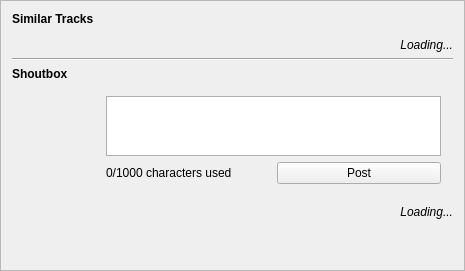
           <widget class="QFrame" name="frame_12">
            <property name="minimumSize">
             <size>
              <width>465</width>
              <height>0</height>
             </size>
            </property>
            <property name="maximumSize">
             <size>
              <width>465</width>
              <height>16777215</height>
             </size>
            </property>
            <property name="frameShape">
             <enum>QFrame::StyledPanel</enum>
            </property>
            <property name="frameShadow">
             <enum>QFrame::Raised</enum>
            </property>
            <layout class="QVBoxLayout" name="verticalLayout_8">
             <item>
              <widget class="QLabel" name="label_2">
               <property name="text">
                <string>&lt;B&gt;Similar Tracks</string>
               </property>
              </widget>
             </item>
             <item>
              <widget class="QWidget" name="widget_similar" native="true">
               <zorder></zorder>
              </widget>
             </item>
             <item>
              <widget class="QLabel" name="label_moreTracks">
               <property name="text">
                <string>&lt;p align=&quot;right&quot;&gt;&lt;I&gt;Loading...</string>
               </property>
              </widget>
             </item>
             <item>
              <widget class="Line" name="line">
               <property name="orientation">
                <enum>Qt::Horizontal</enum>
               </property>
              </widget>
             </item>
             <item>
              <widget class="QLabel" name="label_11">
               <property name="sizePolicy">
                <sizepolicy hsizetype="Preferred" vsizetype="Maximum">
                 <horstretch>0</horstretch>
                 <verstretch>0</verstretch>
                </sizepolicy>
               </property>
               <property name="text">
                <string>&lt;B&gt;Shoutbox</string>
               </property>
               <property name="alignment">
                <set>Qt::AlignLeading|Qt::AlignLeft|Qt::AlignTop</set>
               </property>
              </widget>
             </item>
             <item>
              <widget class="QWidget" name="widget_8" native="true">
               <property name="sizePolicy">
                <sizepolicy hsizetype="Preferred" vsizetype="Maximum">
                 <horstretch>0</horstretch>
                 <verstretch>0</verstretch>
                </sizepolicy>
               </property>
               <layout class="QGridLayout" name="gridLayout_12">
                <property name="leftMargin">
                 <number>18</number>
                </property>
                <property name="rightMargin">
                 <number>12</number>
                </property>
                <item row="0" column="0" rowspan="2">
                 <widget class="HPixmapView" name="label_you" native="true">
                  <property name="minimumSize">
                   <size>
                    <width>70</width>
                    <height>0</height>
                   </size>
                  </property>
                  <property name="maximumSize">
                   <size>
                    <width>70</width>
                    <height>16777215</height>
                   </size>
                  </property>
                 </widget>
                </item>
                <item row="0" column="1">
                 <widget class="QTextEdit" name="textEdit_shout">
                  <property name="sizePolicy">
                   <sizepolicy hsizetype="Preferred" vsizetype="Expanding">
                    <horstretch>0</horstretch>
                    <verstretch>0</verstretch>
                   </sizepolicy>
                  </property>
                  <property name="maximumSize">
                   <size>
                    <width>16777215</width>
                    <height>60</height>
                   </size>
                  </property>
                  <property name="palette">
                   <palette>
                    <active>
                     <colorrole role="WindowText">
                      <brush brushstyle="SolidPattern">
                       <color alpha="255">
                        <red>0</red>
                        <green>0</green>
                        <blue>0</blue>
                       </color>
                      </brush>
                     </colorrole>
                     <colorrole role="Button">
                      <brush brushstyle="SolidPattern">
                       <color alpha="255">
                        <red>227</red>
                        <green>227</green>
                        <blue>227</blue>
                       </color>
                      </brush>
                     </colorrole>
                     <colorrole role="Light">
                      <brush brushstyle="SolidPattern">
                       <color alpha="255">
                        <red>255</red>
                        <green>255</green>
                        <blue>255</blue>
                       </color>
                      </brush>
                     </colorrole>
                     <colorrole role="Midlight">
                      <brush brushstyle="SolidPattern">
                       <color alpha="255">
                        <red>241</red>
                        <green>241</green>
                        <blue>241</blue>
                       </color>
                      </brush>
                     </colorrole>
                     <colorrole role="Dark">
                      <brush brushstyle="SolidPattern">
                       <color alpha="255">
                        <red>113</red>
                        <green>113</green>
                        <blue>113</blue>
                       </color>
                      </brush>
                     </colorrole>
                     <colorrole role="Mid">
                      <brush brushstyle="SolidPattern">
                       <color alpha="255">
                        <red>151</red>
                        <green>151</green>
                        <blue>151</blue>
                       </color>
                      </brush>
                     </colorrole>
                     <colorrole role="Text">
                      <brush brushstyle="SolidPattern">
                       <color alpha="255">
                        <red>0</red>
                        <green>0</green>
                        <blue>0</blue>
                       </color>
                      </brush>
                     </colorrole>
                     <colorrole role="BrightText">
                      <brush brushstyle="SolidPattern">
                       <color alpha="255">
                        <red>255</red>
                        <green>255</green>
                        <blue>255</blue>
                       </color>
                      </brush>
                     </colorrole>
                     <colorrole role="ButtonText">
                      <brush brushstyle="SolidPattern">
                       <color alpha="255">
                        <red>0</red>
                        <green>0</green>
                        <blue>0</blue>
                       </color>
                      </brush>
                     </colorrole>
                     <colorrole role="Base">
                      <brush brushstyle="SolidPattern">
                       <color alpha="255">
                        <red>255</red>
                        <green>255</green>
                        <blue>255</blue>
                       </color>
                      </brush>
                     </colorrole>
                     <colorrole role="Window">
                      <brush brushstyle="SolidPattern">
                       <color alpha="255">
                        <red>227</red>
                        <green>227</green>
                        <blue>227</blue>
                       </color>
                      </brush>
                     </colorrole>
                     <colorrole role="Shadow">
                      <brush brushstyle="SolidPattern">
                       <color alpha="255">
                        <red>0</red>
                        <green>0</green>
                        <blue>0</blue>
                       </color>
                      </brush>
                     </colorrole>
                     <colorrole role="AlternateBase">
                      <brush brushstyle="SolidPattern">
                       <color alpha="255">
                        <red>241</red>
                        <green>241</green>
                        <blue>241</blue>
                       </color>
                      </brush>
                     </colorrole>
                     <colorrole role="ToolTipBase">
                      <brush brushstyle="SolidPattern">
                       <color alpha="255">
                        <red>255</red>
                        <green>255</green>
                        <blue>220</blue>
                       </color>
                      </brush>
                     </colorrole>
                     <colorrole role="ToolTipText">
                      <brush brushstyle="SolidPattern">
                       <color alpha="255">
                        <red>0</red>
                        <green>0</green>
                        <blue>0</blue>
                       </color>
                      </brush>
                     </colorrole>
                    </active>
                    <inactive>
                     <colorrole role="WindowText">
                      <brush brushstyle="SolidPattern">
                       <color alpha="255">
                        <red>0</red>
                        <green>0</green>
                        <blue>0</blue>
                       </color>
                      </brush>
                     </colorrole>
                     <colorrole role="Button">
                      <brush brushstyle="SolidPattern">
                       <color alpha="255">
                        <red>227</red>
                        <green>227</green>
                        <blue>227</blue>
                       </color>
                      </brush>
                     </colorrole>
                     <colorrole role="Light">
                      <brush brushstyle="SolidPattern">
                       <color alpha="255">
                        <red>255</red>
                        <green>255</green>
                        <blue>255</blue>
                       </color>
                      </brush>
                     </colorrole>
                     <colorrole role="Midlight">
                      <brush brushstyle="SolidPattern">
                       <color alpha="255">
                        <red>241</red>
                        <green>241</green>
                        <blue>241</blue>
                       </color>
                      </brush>
                     </colorrole>
                     <colorrole role="Dark">
                      <brush brushstyle="SolidPattern">
                       <color alpha="255">
                        <red>113</red>
                        <green>113</green>
                        <blue>113</blue>
                       </color>
                      </brush>
                     </colorrole>
                     <colorrole role="Mid">
                      <brush brushstyle="SolidPattern">
                       <color alpha="255">
                        <red>151</red>
                        <green>151</green>
                        <blue>151</blue>
                       </color>
                      </brush>
                     </colorrole>
                     <colorrole role="Text">
                      <brush brushstyle="SolidPattern">
                       <color alpha="255">
                        <red>0</red>
                        <green>0</green>
                        <blue>0</blue>
                       </color>
                      </brush>
                     </colorrole>
                     <colorrole role="BrightText">
                      <brush brushstyle="SolidPattern">
                       <color alpha="255">
                        <red>255</red>
                        <green>255</green>
                        <blue>255</blue>
                       </color>
                      </brush>
                     </colorrole>
                     <colorrole role="ButtonText">
                      <brush brushstyle="SolidPattern">
                       <color alpha="255">
                        <red>0</red>
                        <green>0</green>
                        <blue>0</blue>
                       </color>
                      </brush>
                     </colorrole>
                     <colorrole role="Base">
                      <brush brushstyle="SolidPattern">
                       <color alpha="255">
                        <red>255</red>
                        <green>255</green>
                        <blue>255</blue>
                       </color>
                      </brush>
                     </colorrole>
                     <colorrole role="Window">
                      <brush brushstyle="SolidPattern">
                       <color alpha="255">
                        <red>227</red>
                        <green>227</green>
                        <blue>227</blue>
                       </color>
                      </brush>
                     </colorrole>
                     <colorrole role="Shadow">
                      <brush brushstyle="SolidPattern">
                       <color alpha="255">
                        <red>0</red>
                        <green>0</green>
                        <blue>0</blue>
                       </color>
                      </brush>
                     </colorrole>
                     <colorrole role="AlternateBase">
                      <brush brushstyle="SolidPattern">
                       <color alpha="255">
                        <red>241</red>
                        <green>241</green>
                        <blue>241</blue>
                       </color>
                      </brush>
                     </colorrole>
                     <colorrole role="ToolTipBase">
                      <brush brushstyle="SolidPattern">
                       <color alpha="255">
                        <red>255</red>
                        <green>255</green>
                        <blue>220</blue>
                       </color>
                      </brush>
                     </colorrole>
                     <colorrole role="ToolTipText">
                      <brush brushstyle="SolidPattern">
                       <color alpha="255">
                        <red>0</red>
                        <green>0</green>
                        <blue>0</blue>
                       </color>
                      </brush>
                     </colorrole>
                    </inactive>
                    <disabled>
                     <colorrole role="WindowText">
                      <brush brushstyle="SolidPattern">
                       <color alpha="255">
                        <red>113</red>
                        <green>113</green>
                        <blue>113</blue>
                       </color>
                      </brush>
                     </colorrole>
                     <colorrole role="Button">
                      <brush brushstyle="SolidPattern">
                       <color alpha="255">
                        <red>227</red>
                        <green>227</green>
                        <blue>227</blue>
                       </color>
                      </brush>
                     </colorrole>
                     <colorrole role="Light">
                      <brush brushstyle="SolidPattern">
                       <color alpha="255">
                        <red>255</red>
                        <green>255</green>
                        <blue>255</blue>
                       </color>
                      </brush>
                     </colorrole>
                     <colorrole role="Midlight">
                      <brush brushstyle="SolidPattern">
                       <color alpha="255">
                        <red>241</red>
                        <green>241</green>
                        <blue>241</blue>
                       </color>
                      </brush>
                     </colorrole>
                     <colorrole role="Dark">
                      <brush brushstyle="SolidPattern">
                       <color alpha="255">
                        <red>113</red>
                        <green>113</green>
                        <blue>113</blue>
                       </color>
                      </brush>
                     </colorrole>
                     <colorrole role="Mid">
                      <brush brushstyle="SolidPattern">
                       <color alpha="255">
                        <red>151</red>
                        <green>151</green>
                        <blue>151</blue>
                       </color>
                      </brush>
                     </colorrole>
                     <colorrole role="Text">
                      <brush brushstyle="SolidPattern">
                       <color alpha="255">
                        <red>113</red>
                        <green>113</green>
                        <blue>113</blue>
                       </color>
                      </brush>
                     </colorrole>
                     <colorrole role="BrightText">
                      <brush brushstyle="SolidPattern">
                       <color alpha="255">
                        <red>255</red>
                        <green>255</green>
                        <blue>255</blue>
                       </color>
                      </brush>
                     </colorrole>
                     <colorrole role="ButtonText">
                      <brush brushstyle="SolidPattern">
                       <color alpha="255">
                        <red>113</red>
                        <green>113</green>
                        <blue>113</blue>
                       </color>
                      </brush>
                     </colorrole>
                     <colorrole role="Base">
                      <brush brushstyle="SolidPattern">
                       <color alpha="255">
                        <red>227</red>
                        <green>227</green>
                        <blue>227</blue>
                       </color>
                      </brush>
                     </colorrole>
                     <colorrole role="Window">
                      <brush brushstyle="SolidPattern">
                       <color alpha="255">
                        <red>227</red>
                        <green>227</green>
                        <blue>227</blue>
                       </color>
                      </brush>
                     </colorrole>
                     <colorrole role="Shadow">
                      <brush brushstyle="SolidPattern">
                       <color alpha="255">
                        <red>0</red>
                        <green>0</green>
                        <blue>0</blue>
                       </color>
                      </brush>
                     </colorrole>
                     <colorrole role="AlternateBase">
                      <brush brushstyle="SolidPattern">
                       <color alpha="255">
                        <red>227</red>
                        <green>227</green>
                        <blue>227</blue>
                       </color>
                      </brush>
                     </colorrole>
                     <colorrole role="ToolTipBase">
                      <brush brushstyle="SolidPattern">
                       <color alpha="255">
                        <red>255</red>
                        <green>255</green>
                        <blue>220</blue>
                       </color>
                      </brush>
                     </colorrole>
                     <colorrole role="ToolTipText">
                      <brush brushstyle="SolidPattern">
                       <color alpha="255">
                        <red>0</red>
                        <green>0</green>
                        <blue>0</blue>
                       </color>
                      </brush>
                     </colorrole>
                    </disabled>
                   </palette>
                  </property>
                  <property name="autoFillBackground">
                   <bool>true</bool>
                  </property>
                 </widget>
                </item>
                <item row="1" column="1">
                 <widget class="QFrame" name="horizontalFrame_2">
                  <property name="sizePolicy">
                   <sizepolicy hsizetype="Preferred" vsizetype="Maximum">
                    <horstretch>0</horstretch>
                    <verstretch>0</verstretch>
                   </sizepolicy>
                  </property>
                  <layout class="QGridLayout" name="gridLayout_13">
                   <property name="margin">
                    <number>0</number>
                   </property>
                   <item row="1" column="2">
                    <spacer name="horizontalSpacer_6">
                     <property name="orientation">
                      <enum>Qt::Horizontal</enum>
                     </property>
                     <property name="sizeType">
                      <enum>QSizePolicy::Preferred</enum>
                     </property>
                     <property name="sizeHint" stdset="0">
                      <size>
                       <width>0</width>
                       <height>20</height>
                      </size>
                     </property>
                    </spacer>
                   </item>
                   <item row="1" column="3">
                    <widget class="QPushButton" name="pushButton_post">
                     <property name="text">
                      <string>Post</string>
                     </property>
                    </widget>
                   </item>
                   <item row="1" column="1">
                    <widget class="QLabel" name="label_characterUse">
                     <property name="text">
                      <string>0/1000 characters used</string>
                     </property>
                    </widget>
                   </item>
                  </layout>
                 </widget>
                </item>
               </layout>
              </widget>
             </item>
             <item>
              <widget class="QWidget" name="widget_comments" native="true">
               <property name="sizePolicy">
                <sizepolicy hsizetype="Preferred" vsizetype="Maximum">
                 <horstretch>0</horstretch>
                 <verstretch>0</verstretch>
                </sizepolicy>
               </property>
              </widget>
             </item>
             <item>
              <widget class="QLabel" name="label_moreShoutbox">
               <property name="text">
                <string>&lt;p align=&quot;right&quot;&gt;&lt;I&gt;Loading...</string>
               </property>
              </widget>
             </item>
             <item>
              <spacer name="verticalSpacer_8">
               <property name="orientation">
                <enum>Qt::Vertical</enum>
               </property>
               <property name="sizeHint" stdset="0">
                <size>
                 <width>20</width>
                 <height>40</height>
                </size>
               </property>
              </spacer>
             </item>
            </layout>
           </widget>
